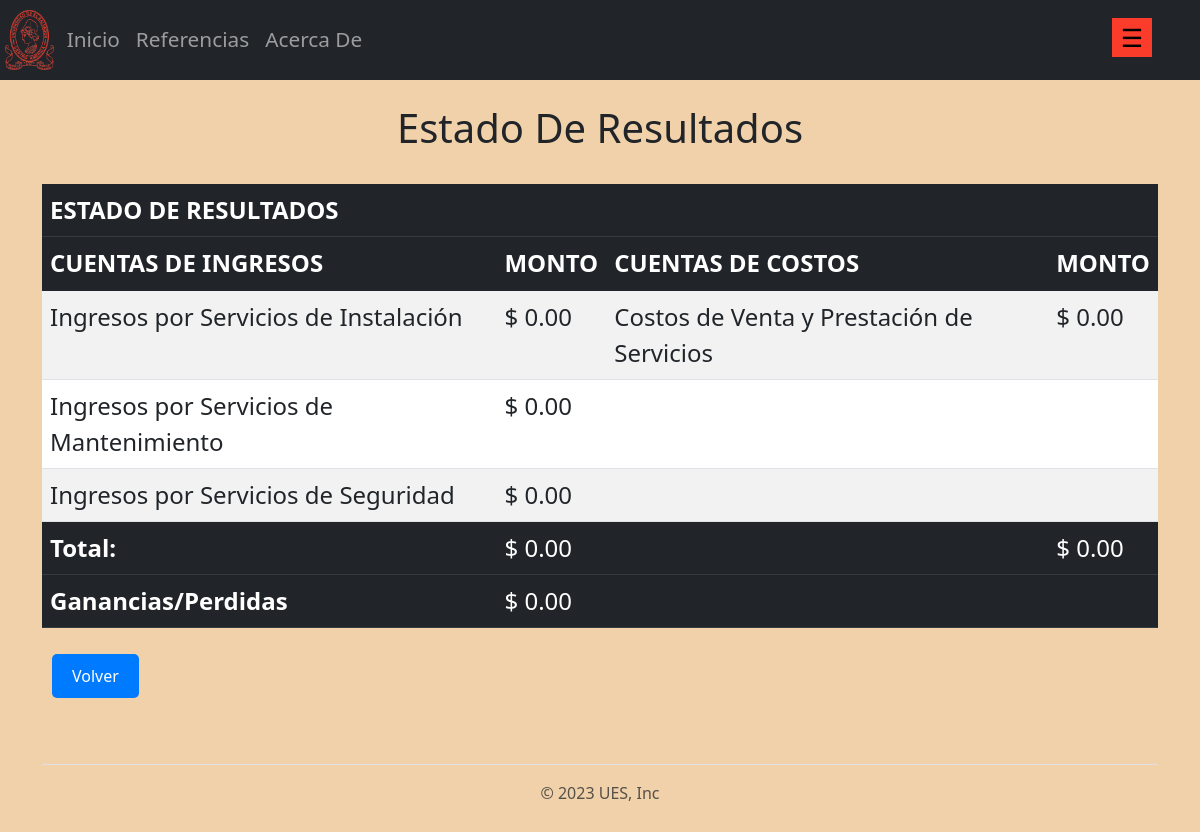
The page /reporte/resultados on the database its author committed.
### aplicaciones/cuenta/models.py (models this page shows, shortened)
class cuenta(models.Model):
    codigo = models.CharField(max_length=10)
    nombre = models.CharField(max_length=50)
    monto = models.DecimalField(max_digits=10, decimal_places=2)
    categoria = models.CharField(max_length=5, choices=[("Debe", "Debe"), ("Haber", "Haber")], default="")

### aplicaciones/reporte/views.py (the view)
# urls.py: path('reporte/resultados', views.resultados, name = 'resultados'),
def resultados(request):
    costos = cuenta.objects.get(codigo = 4101)
    instalacion = cuenta.objects.get(codigo = 5101)
    mantenimiento = cuenta.objects.get(codigo = 5201)
    seguridad = cuenta.objects.get(codigo = 5301)
    total_ingreso = instalacion.monto + mantenimiento.monto + seguridad.monto
    perdida_ganancia = cuenta.objects.get(codigo = 3102)
    perdida_ganancia.monto = total_ingreso - costos.monto
    return render(request, 'reporte/resultados.html',{
        'costos':costos,
        'instalacion':instalacion,
        'mantenimiento':mantenimiento,
        'seguridad':seguridad,
        'total_ingreso':total_ingreso,
        'perdida_ganancia':perdida_ganancia,
    })

### templates/reporte/resultados.html (shortened to what this page needs)
{% extends 'layout/base.html' %}
{% load static %}
{% block content %}
    <br><h1>Estado De Resultados</h1><br>
    <table class="table table-striped" style="font-size: x-large;">
        <thead class="table-dark">
            <tr>
                <th>ESTADO DE RESULTADOS</th>
                <th></th>
                <th></th>
                <th></th>
            </tr>
            <tr>
                <th>CUENTAS DE INGRESOS</th>
                <th>MONTO</th>
                <th>CUENTAS DE COSTOS</th>
                <th>MONTO</th>
            </tr>
        </thead>
        <tbody class="table-group-divider">
            <tr>
                <td>{{instalacion.nombre}}</td>
                <td>$ {{instalacion.monto}}</td>
                <td>{{costos.nombre}}</td>
                <td>$ {{costos.monto}}</td>
            </tr>
            <tr>
                <td>{{mantenimiento.nombre}}</td>
                <td>$ {{mantenimiento.monto}}</td>
                <td></td>
                <td></td>
            </tr>
            <tr>
                <td>{{seguridad.nombre}}</td>
                <td>$ {{seguridad.monto}}</td>
                <td></td>
                <td></td>
            </tr>
        </tbody>
        <tfoot class ="table-dark">
            <tr>
                <td><b>Total:</b></td>
                <td>$ {{ total_ingreso }}</td>
                <td></td>
                <td>$ {{ costos.monto }}</td>
            </tr>
            <tr>
                <td><b>Ganancias/Perdidas</b></td>
                <td>$ {{ perdida_ganancia.monto }}</td>
                <td></td>
                <td></td>
            </tr>
        </tfoot>
    </table>
<a class= "btn" href = "{% url 'reporte' %}"> Volver</a>
{% endblock content %}

### static/css/general.css (style rules this page uses)
h1 { text-align: center; }
.btn, .mostrar-reportes .btn { background-color: #007BFF; color: #fff; border: none; padding: 10px 20px; margin: 10px; cursor: pointer; border-radius: 5px; font-size: 16px; }
* { margin: 0; padding: 0; }

### templates/layout/base.html (style rules this page uses)
body { background-color:rgb(240, 209, 169); }

### rows shown on the page
cuenta: nombre "Ingresos por Servicios de Instalación", monto "0.00"
cuenta: nombre "Costos de Venta y Prestación de Servicios", monto "0.00"
cuenta: nombre "Ingresos por Servicios de Mantenimiento", monto "0.00"
cuenta: nombre "Ingresos por Servicios de Seguridad", monto "0.00"
cuenta: monto "0.00"

### other values the page prints
{{ total_ingreso }} "0.00"
